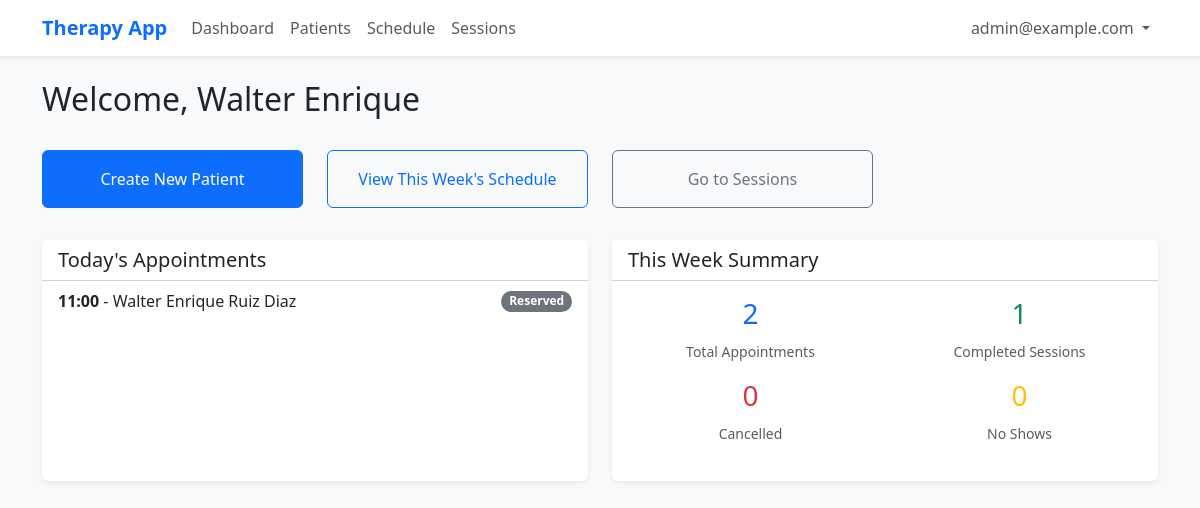
The app's page / (signed in) with its own data.
### professionals/models.py (models this page shows, shortened)
class Professional(models.Model):
    user = models.OneToOneField(User, on_delete=models.CASCADE, related_name='professional')
    dni = models.CharField(max_length=20, unique=True, verbose_name="DNI / ID Document")
    first_name = models.CharField(max_length=100)
    last_name = models.CharField(max_length=100)
    professional_license_number = models.CharField(max_length=50, verbose_name="License Number")
    working_days_and_hours = models.TextField(blank=True, help_text="e.g. Mon-Fri 9-17")
    created_at = models.DateTimeField(auto_now_add=True)

### schedule/models.py (models this page shows, shortened)
class Appointment(models.Model):
    STATUS_CHOICES = [
        ('reserved', 'Reserved'),
        ('confirmed', 'Confirmed'),
        ('no_show', 'No Show'),
        ('cancelled', 'Cancelled'),
    ]
    professional = models.ForeignKey('professionals.Professional', on_delete=models.CASCADE, related_name='appointments')
    patient = models.ForeignKey('patients.Patient', on_delete=models.CASCADE, related_name='appointments')
    date_time = models.DateTimeField()
    status = models.CharField(max_length=20, choices=STATUS_CHOICES, default='reserved')
    created_at = models.DateTimeField(auto_now_add=True)

### patients/models.py (models this page shows)
class Patient(models.Model):
    created_by = models.ForeignKey('professionals.Professional', on_delete=models.CASCADE, related_name='patients')
    dni = models.CharField(max_length=20, verbose_name="DNI / ID Document")
    first_name = models.CharField(max_length=100)
    last_name = models.CharField(max_length=100)
    birth_date = models.DateField()
    mobile_phone = models.CharField(max_length=20)
    email = models.EmailField(blank=True, null=True)
    medical_coverage = models.CharField(max_length=100, blank=True)
    social_security_number = models.CharField(max_length=50, blank=True)
    created_at = models.DateTimeField(auto_now_add=True)
    def __str__(self):
        return f"{self.first_name} {self.last_name}"

### web/views.py (the view)
# urls.py: path('', DashboardView.as_view(), name='dashboard'),
class DashboardView(ProfessionalRequiredMixin, TemplateView):
    template_name = 'dashboard.html'
    def get_context_data(self, **kwargs):
        context = super().get_context_data(**kwargs)
        if not hasattr(self.request.user, 'professional'):
            return context # Should have redirected already
        professional = self.request.user.professional
        today = timezone.localdate()
        context['today_appointments'] = Appointment.objects.filter(
            professional=professional,
            date_time__date=today
        ).order_by('date_time')[:10]
        start_week = today - timezone.timedelta(days=today.weekday())
        end_week = start_week + timezone.timedelta(days=6)
        week_appointments = Appointment.objects.filter(
            professional=professional,
            date_time__date__range=[start_week, end_week]
        )
        stats = week_appointments.aggregate(
            total=Count('id'),
            cancelled=Count('id', filter=Q(status='cancelled')),
            no_show=Count('id', filter=Q(status='no_show')),
        )
        stats['completed_sessions'] = Session.objects.filter(
            appointment__in=week_appointments
        ).count()
        context['week_stats'] = stats
        return context

### web/mixins.py (called while the page is built)
    def test_func(self):
        return self.request.user.is_authenticated

    def dispatch(self, request, *args, **kwargs):
        if not request.user.is_authenticated:
            return self.handle_no_permission()
        if not hasattr(request.user, 'professional'):
            if request.resolver_match.url_name == 'professional_create':
                return super().dispatch(request, *args, **kwargs)
            return redirect('professional_create')
        return super().dispatch(request, *args, **kwargs)

### templates/dashboard.html (shortened to what this page needs)
{% extends "base.html" %}
{% block content %}
<div class="row">
    <div class="col-md-12 mb-4">
        <h2>Welcome, {{ user.professional.first_name }}</h2>
    </div>
</div>
<div class="row mb-4">
    <div class="col-md-3">
        <a href="{% url 'patient_create' %}" class="btn btn-primary w-100 py-3 mb-2">Create New Patient</a>
    </div>
    <div class="col-md-3">
        <a href="{% url 'schedule' %}" class="btn btn-outline-primary w-100 py-3 mb-2">View This Week's Schedule</a>
    </div>
    <div class="col-md-3">
        <a href="{% url 'session_list' %}" class="btn btn-outline-secondary w-100 py-3 mb-2">Go to Sessions</a>
    </div>
</div>
<div class="row">
    <div class="col-md-6">
        <div class="card h-100">
            <div class="card-header bg-white">
                <h5 class="mb-0">Today's Appointments</h5>
            </div>
            <div class="list-group list-group-flush">
                {% for appt in today_appointments %}
                <a href="{% url 'session_create' appt.pk %}"
                    class="list-group-item list-group-item-action d-flex justify-content-between align-items-center">
                    <div>
                        <strong>{{ appt.date_time|date:"H:i" }}</strong> - {{ appt.patient }}
                    </div>
                    <span
                        class="badge bg-{% if appt.status == 'confirmed' %}success{% elif appt.status == 'cancelled' %}danger{% else %}secondary{% endif %} rounded-pill">
                        {{ appt.get_status_display }}
                    </span>
                </a>
                {% empty %}
                <div class="list-group-item text-muted">No appointments today.</div>
                {% endfor %}
            </div>
        </div>
    </div>
    <div class="col-md-6">
        <div class="card h-100">
            <div class="card-header bg-white">
                <h5 class="mb-0">This Week Summary</h5>
            </div>
            <div class="card-body">
                <div class="row text-center">
                    <div class="col-6 mb-3">
                        <h3 class="text-primary">{{ week_stats.total }}</h3>
                        <small class="text-muted">Total Appointments</small>
                    </div>
                    <div class="col-6 mb-3">
                        <h3 class="text-success">{{ week_stats.completed_sessions }}</h3>
                        <small class="text-muted">Completed Sessions</small>
                    </div>
                    <div class="col-6">
                        <h3 class="text-danger">{{ week_stats.cancelled }}</h3>
                        <small class="text-muted">Cancelled</small>
                    </div>
                    <div class="col-6">
                        <h3 class="text-warning">{{ week_stats.no_show }}</h3>
                        <small class="text-muted">No Shows</small>
                    </div>
                </div>
            </div>
        </div>
    </div>
</div>
{% endblock %}

### templates/base.html (shortened to what this page needs)
{% load bootstrap5 %}
<!DOCTYPE html>
<html lang="en">
<head>
    {% bootstrap_css %}
</head>
<body>
    <nav class="navbar navbar-expand-lg navbar-light bg-white shadow-sm mb-4">
        <div class="container">
            <a class="navbar-brand" href="{% url 'dashboard' %}">Therapy App</a>
            <div class="collapse navbar-collapse" id="navbarNav">
                {% if user.is_authenticated %}
                <ul class="navbar-nav me-auto">
                    <li class="nav-item"><a class="nav-link" href="{% url 'dashboard' %}">Dashboard</a></li>
                    <li class="nav-item"><a class="nav-link" href="{% url 'patient_list' %}">Patients</a></li>
                    <li class="nav-item"><a class="nav-link" href="{% url 'schedule' %}">Schedule</a></li>
                    <li class="nav-item"><a class="nav-link" href="{% url 'session_list' %}">Sessions</a></li>
                </ul>
                <ul class="navbar-nav">
                    <li class="nav-item dropdown">
                        <a class="nav-link dropdown-toggle" href="#" id="userDropdown" role="button" data-bs-toggle="dropdown">
                            {{ user.email }}
                        </a>
                    </li>
                </ul>
                {% else %}
                <ul class="navbar-nav ms-auto">
                    <li class="nav-item"><a class="nav-link" href="{% url 'account_login' %}">Login</a></li>
                </ul>
                {% endif %}
            </div>
        </div>
    </nav>
    <div class="container">
        {% block content %}{% endblock %}
    </div>
</body>
</html>

### templates/base.html (style rules this page uses)
body { background-color: #f8f9fa; }
.navbar-brand { font-weight: bold; color: #0d6efd !important; }
.card { border: none; box-shadow: 0 0.125rem 0.25rem rgba(0, 0, 0, 0.075); margin-bottom: 20px; }

### records on screen
Appointment: date_time "11:00", patient "Walter Enrique Ruiz Diaz", status "Reserved"

### other values on screen
{{ user.email }} "admin@example.com"
{{ user.professional.first_name }} "Walter Enrique"
{{ week_stats.total }} "2"
{{ week_stats.completed_sessions }} "1"
{{ week_stats.cancelled }} "0"
{{ week_stats.no_show }} "0"
